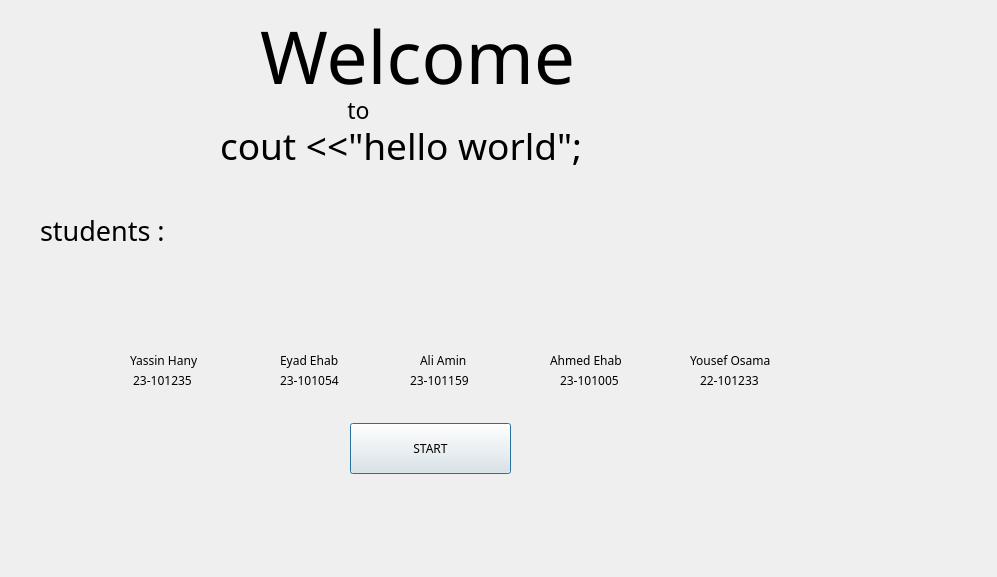
<?xml version="1.0" encoding="UTF-8"?>
<ui version="4.0">
 <class>start</class>
 <widget class="QDialog" name="start">
  <property name="geometry">
   <rect>
    <x>0</x>
    <y>0</y>
    <width>997</width>
    <height>577</height>
   </rect>
  </property>
  <property name="font">
   <font>
    <family>Segoe MDL2 Assets</family>
   </font>
  </property>
  <property name="windowTitle">
   <string>Dialog</string>
  </property>
  <widget class="QLabel" name="label">
   <property name="geometry">
    <rect>
     <x>260</x>
     <y>0</y>
     <width>441</width>
     <height>111</height>
    </rect>
   </property>
   <property name="font">
    <font>
     <family>Segoe MDL2 Assets</family>
     <pointsize>55</pointsize>
    </font>
   </property>
   <property name="text">
    <string>Welcome</string>
   </property>
  </widget>
  <widget class="QLabel" name="label_2">
   <property name="geometry">
    <rect>
     <x>240</x>
     <y>100</y>
     <width>361</width>
     <height>20</height>
    </rect>
   </property>
   <property name="font">
    <font>
     <family>Segoe Script</family>
     <pointsize>17</pointsize>
    </font>
   </property>
   <property name="text">
    <string>                  to </string>
   </property>
  </widget>
  <widget class="QLabel" name="label_3">
   <property name="geometry">
    <rect>
     <x>220</x>
     <y>120</y>
     <width>541</width>
     <height>51</height>
    </rect>
   </property>
   <property name="font">
    <font>
     <family>Segoe Script</family>
     <pointsize>28</pointsize>
    </font>
   </property>
   <property name="text">
    <string>cout &lt;&lt;&quot;hello world&quot;;</string>
   </property>
  </widget>
  <widget class="QLabel" name="label_4">
   <property name="geometry">
    <rect>
     <x>40</x>
     <y>210</y>
     <width>181</width>
     <height>41</height>
    </rect>
   </property>
   <property name="font">
    <font>
     <family>Segoe MDL2 Assets</family>
     <pointsize>20</pointsize>
    </font>
   </property>
   <property name="text">
    <string>students :</string>
   </property>
  </widget>
  <widget class="QLabel" name="label_5">
   <property name="geometry">
    <rect>
     <x>130</x>
     <y>340</y>
     <width>101</width>
     <height>41</height>
    </rect>
   </property>
   <property name="text">
    <string>Yassin Hany</string>
   </property>
  </widget>
  <widget class="QLabel" name="label_6">
   <property name="geometry">
    <rect>
     <x>120</x>
     <y>270</y>
     <width>101</width>
     <height>71</height>
    </rect>
   </property>
   <property name="text">
    <string/>
   </property>
   <property name="pixmap">
    <pixmap>C:/Users/Yassin/Pictures/Screenshots/Screenshot 2024-05-25 192306.png</pixmap>
   </property>
  </widget>
  <widget class="QLabel" name="label_7">
   <property name="geometry">
    <rect>
     <x>130</x>
     <y>370</y>
     <width>81</width>
     <height>20</height>
    </rect>
   </property>
   <property name="text">
    <string> 23-101235</string>
   </property>
  </widget>
  <widget class="QLabel" name="label_8">
   <property name="geometry">
    <rect>
     <x>260</x>
     <y>270</y>
     <width>101</width>
     <height>71</height>
    </rect>
   </property>
   <property name="text">
    <string/>
   </property>
   <property name="pixmap">
    <pixmap>C:/Users/Yassin/Pictures/Screenshots/Screenshot 2024-05-25 192306.png</pixmap>
   </property>
  </widget>
  <widget class="QLabel" name="label_9">
   <property name="geometry">
    <rect>
     <x>280</x>
     <y>350</y>
     <width>71</width>
     <height>20</height>
    </rect>
   </property>
   <property name="text">
    <string>Eyad Ehab</string>
   </property>
  </widget>
  <widget class="QLabel" name="label_10">
   <property name="geometry">
    <rect>
     <x>280</x>
     <y>370</y>
     <width>71</width>
     <height>20</height>
    </rect>
   </property>
   <property name="text">
    <string>23-101054</string>
   </property>
  </widget>
  <widget class="QLabel" name="label_11">
   <property name="geometry">
    <rect>
     <x>400</x>
     <y>270</y>
     <width>101</width>
     <height>71</height>
    </rect>
   </property>
   <property name="text">
    <string/>
   </property>
   <property name="pixmap">
    <pixmap>C:/Users/Yassin/Pictures/Screenshots/Screenshot 2024-05-25 192306.png</pixmap>
   </property>
  </widget>
  <widget class="QLabel" name="label_12">
   <property name="geometry">
    <rect>
     <x>420</x>
     <y>350</y>
     <width>63</width>
     <height>20</height>
    </rect>
   </property>
   <property name="text">
    <string>Ali Amin</string>
   </property>
  </widget>
  <widget class="QLabel" name="label_13">
   <property name="geometry">
    <rect>
     <x>410</x>
     <y>370</y>
     <width>81</width>
     <height>20</height>
    </rect>
   </property>
   <property name="text">
    <string>23-101159</string>
   </property>
  </widget>
  <widget class="QLabel" name="label_14">
   <property name="geometry">
    <rect>
     <x>540</x>
     <y>270</y>
     <width>101</width>
     <height>71</height>
    </rect>
   </property>
   <property name="text">
    <string/>
   </property>
   <property name="pixmap">
    <pixmap>C:/Users/Yassin/Pictures/Screenshots/Screenshot 2024-05-25 192306.png</pixmap>
   </property>
  </widget>
  <widget class="QLabel" name="label_15">
   <property name="geometry">
    <rect>
     <x>550</x>
     <y>350</y>
     <width>91</width>
     <height>20</height>
    </rect>
   </property>
   <property name="text">
    <string>Ahmed Ehab</string>
   </property>
  </widget>
  <widget class="QLabel" name="label_16">
   <property name="geometry">
    <rect>
     <x>560</x>
     <y>370</y>
     <width>71</width>
     <height>20</height>
    </rect>
   </property>
   <property name="text">
    <string>23-101005</string>
   </property>
  </widget>
  <widget class="QLabel" name="label_17">
   <property name="geometry">
    <rect>
     <x>690</x>
     <y>350</y>
     <width>101</width>
     <height>20</height>
    </rect>
   </property>
   <property name="text">
    <string>Yousef Osama</string>
   </property>
  </widget>
  <widget class="QLabel" name="label_18">
   <property name="geometry">
    <rect>
     <x>680</x>
     <y>270</y>
     <width>101</width>
     <height>71</height>
    </rect>
   </property>
   <property name="text">
    <string/>
   </property>
   <property name="pixmap">
    <pixmap>C:/Users/Yassin/Pictures/Screenshots/Screenshot 2024-05-25 192306.png</pixmap>
   </property>
  </widget>
  <widget class="QLabel" name="label_19">
   <property name="geometry">
    <rect>
     <x>700</x>
     <y>370</y>
     <width>71</width>
     <height>20</height>
    </rect>
   </property>
   <property name="text">
    <string>22-101233</string>
   </property>
  </widget>
  <widget class="QPushButton" name="START">
   <property name="geometry">
    <rect>
     <x>350</x>
     <y>423</y>
     <width>161</width>
     <height>51</height>
    </rect>
   </property>
   <property name="text">
    <string>START</string>
   </property>
  </widget>
 </widget>
 <resources/>
 <connections/>
</ui>
